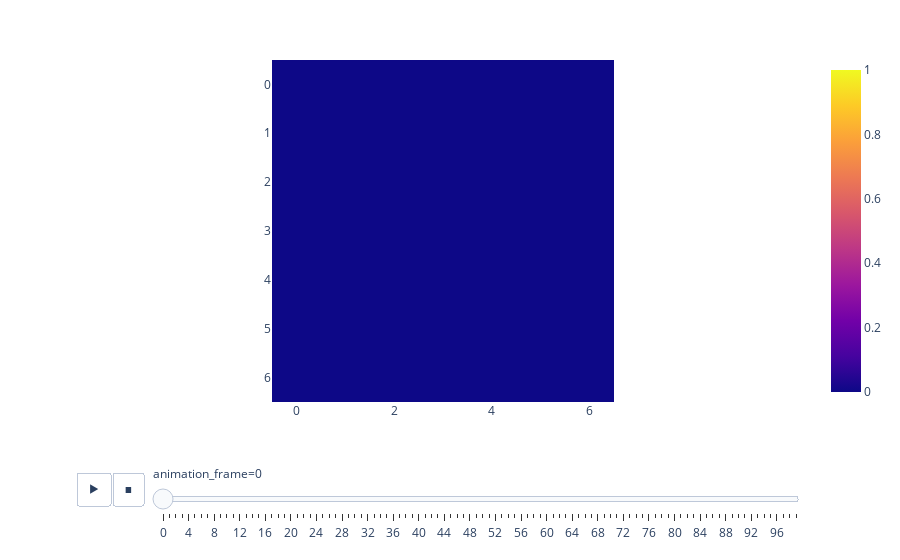

Notebook code cell kept with this figure:
### Code cell
import plotly.express as px 
s, a, r, d, rtg, timesteps, mask = trajectory_loader.get_batch(1)
fig = px.imshow(s[0, :, :, :, 0].transpose(-1,-2), animation_frame=0, range_color=[0, 1])
fig.show()

### Figure 1 — Plotly figure (JSON) as saved in the notebook; plotly's stock layout.template omitted (floating-point values rounded to 4 significant figures)
{"data": [{"coloraxis": "coloraxis", "hovertemplate": "x: %{x}<br>y: %{y}<br>color: %{z}<extra></extra>", "name": "0", "type": "heatmap", "xaxis": "x", "yaxis": "y", "z": [[0, 0, 0, 0, 0, 0, 0], [0, 0, 0, 0, 0, 0, 0], [0, 0, 0, 0, 0, 0, 0], [0, 0, 0, 0, 0, 0, 0], [0, 0, 0, 0, 0, 0, 0], [0, 0, 0, 0, 0, 0, 0], [0, 0, 0, 0, 0, 0, 0]]}], "layout": {"coloraxis": {"cmax": 1, "cmin": 0, "colorscale": [[0, "#0d0887"], [0.1111, "#46039f"], [0.2222, "#7201a8"], [0.3333, "#9c179e"], [0.4444, "#bd3786"], [0.5556, "#d8576b"], [0.6667, "#ed7953"], [0.7778, "#fb9f3a"], [0.8889, "#fdca26"], [1, "#f0f921"]]}, "margin": {"t": 60}, "sliders": [{"active": 0, "currentvalue": {"prefix": "animation_frame="}, "len": 0.9, "pad": {"b": 10, "t": 60}, "steps": [{"args": [["0"], {"frame": {"duration": 0, "redraw": true}, "fromcurrent": true, "mode": "immediate", "transition": {"duration": 0, "easing": "linear"}}], "label": "0", "method": "animate"}, {"args": [["1"], {"frame": {"duration": 0, "redraw": true}, "fromcurrent": true, "mode": "immediate", "transition": {"duration": 0, "easing": "linear"}}], "label": "1", "method": "animate"}, {"args": [["2"], {"frame": {"duration": 0, "redraw": true}, "fromcurrent": true, "mode": "immediate", "transition": {"duration": 0, "easing": "linear"}}], "label": "2", "method": "animate"}, {"args": [["3"], {"frame": {"duration": 0, "redraw": true}, "fromcurrent": true, "mode": "immediate", "transition": {"duration": 0, "easing": "linear"}}], "label": "3", "method": "animate"}, {"args": [["4"], {"frame": {"duration": 0, "redraw": true}, "fromcurrent": true, "mode": "immediate", "transition": {"duration": 0, "easing": "linear"}}], "label": "4", "method": "animate"}, {"args": [["5"], {"frame": {"duration": 0, "redraw": true}, "fromcurrent": true, "mode": "immediate", "transition": {"duration": 0, "easing": "linear"}}], "label": "5", "method": "animate"}, {"args": [["6"], {"frame": {"duration": 0, "redraw": true}, "fromcurrent": true, "mode": "immediate", "transition": {"duration": 0, "easing": "linear"}}], "label": "6", "method": "animate"}, {"args": [["7"], {"frame": {"duration": 0, "redraw": true}, "fromcurrent": true, "mode": "immediate", "transition": {"duration": 0, "easing": "linear"}}], "label": "7", "method": "animate"}, {"args": [["8"], {"frame": {"duration": 0, "redraw": true}, "fromcurrent": true, "mode": "immediate", "transition": {"duration": 0, "easing": "linear"}}], "label": "8", "method": "animate"}, {"args": [["9"], {"frame": {"duration": 0, "redraw": true}, "fromcurrent": true, "mode": "immediate", "transition": {"duration": 0, "easing": "linear"}}], "label": "9", "method": "animate"}, {"args": [["10"], {"frame": {"duration": 0, "redraw": true}, "fromcurrent": true, "mode": "immediate", "transition": {"duration": 0, "easing": "linear"}}], "label": "10", "method": "animate"}, {"args": [["11"], {"frame": {"duration": 0, "redraw": true}, "fromcurrent": true, "mode": "immediate", "transition": {"duration": 0, "easing": "linear"}}], "label": "11", "method": "animate"}, {"args": [["12"], {"frame": {"duration": 0, "redraw": true}, "fromcurrent": true, "mode": "immediate", "transition": {"duration": 0, "easing": "linear"}}], "label": "12", "method": "animate"}, {"args": [["13"], {"frame": {"duration": 0, "redraw": true}, "fromcurrent": true, "mode": "immediate", "transition": {"duration": 0, "easing": "linear"}}], "label": "13", "method": "animate"}, {"args": [["14"], {"frame": {"duration": 0, "redraw": true}, "fromcurrent": true, "mode": "immediate", "transition": {"duration": 0, "easing": "linear"}}], "label": "14", "method": "animate"}, {"args": [["15"], {"frame": {"duration": 0, "redraw": true}, "fromcurrent": true, "mode": "immediate", "transition": {"duration": 0, "easing": "linear"}}], "label": "15", "method": "animate"}, {"args": [["16"], {"frame": {"duration": 0, "redraw": true}, "fromcurrent": true, "mode": "immediate", "transition": {"duration": 0, "easing": "linear"}}], "label": "16", "method": "animate"}, {"args": [["17"], {"frame": {"duration": 0, "redraw": true}, "fromcurrent": true, "mode": "immediate", "transition": {"duration": 0, "easing": "linear"}}], "label": "17", "method": "animate"}, {"args": [["18"], {"frame": {"duration": 0, "redraw": true}, "fromcurrent": true, "mode": "immediate", "transition": {"duration": 0, "easing": "linear"}}], "label": "18", "method": "animate"}, {"args": [["19"], {"frame": {"duration": 0, "redraw": true}, "fromcurrent": true, "mode": "immediate", "transition": {"duration": 0, "easing": "linear"}}], "label": "19", "method": "animate"}, {"args": [["20"], {"frame": {"duration": 0, "redraw": true}, "fromcurrent": true, "mode": "immediate", "transition": {"duration": 0, "easing": "linear"}}], "label": "20", "method": "animate"}, {"args": [["21"], {"frame": {"duration": 0, "redraw": true}, "fromcurrent": true, "mode": "immediate", "transition": {"duration": 0, "easing": "linear"}}], "label": "21", "method": "animate"}, {"args": [["22"], {"frame": {"duration": 0, "redraw": true}, "fromcurrent": true, "mode": "immediate", "transition": {"duration": 0, "easing": "linear"}}], "label": "22", "method": "animate"}, {"args": [["23"], {"frame": {"duration": 0, "redraw": true}, "fromcurrent": true, "mode": "immediate", "transition": {"duration": 0, "easing": "linear"}}], "label": "23", "method": "animate"}, {"args": [["24"], {"frame": {"duration": 0, "redraw": true}, "fromcurrent": true, "mode": "immediate", "transition": {"duration": 0, "easing": "linear"}}], "label": "24", "method": "animate"}, {"args": [["25"], {"frame": {"duration": 0, "redraw": true}, "fromcurrent": true, "mode": "immediate", "transition": {"duration": 0, "easing": "linear"}}], "label": "25", "method": "animate"}, {"args": [["26"], {"frame": {"duration": 0, "redraw": true}, "fromcurrent": true, "mode": "immediate", "transition": {"duration": 0, "easing": "linear"}}], "label": "26", "method": "animate"}, {"args": [["27"], {"frame": {"duration": 0, "redraw": true}, "fromcurrent": true, "mode": "immediate", "transition": {"duration": 0, "easing": "linear"}}], "label": "27", "method": "animate"}, {"args": [["28"], {"frame": {"duration": 0, "redraw": true}, "fromcurrent": true, "mode": "immediate", "transition": {"duration": 0, "easing": "linear"}}], "label": "28", "method": "animate"}, {"args": [["29"], {"frame": {"duration": 0, "redraw": true}, "fromcurrent": true, "mode": "immediate", "transition": {"duration": 0, "easing": "linear"}}], "label": "29", "method": "animate"}, {"args": [["30"], {"frame": {"duration": 0, "redraw": true}, "fromcurrent": true, "mode": "immediate", "transition": {"duration": 0, "easing": "linear"}}], "label": "30", "method": "animate"}, {"args": [["31"], {"frame": {"duration": 0, "redraw": true}, "fromcurrent": true, "mode": "immediate", "transition": {"duration": 0, "easing": "linear"}}], "label": "31", "method": "animate"}, {"args": [["32"], {"frame": {"duration": 0, "redraw": true}, "fromcurrent": true, "mode": "immediate", "transition": {"duration": 0, "easing": "linear"}}], "label": "32", "method": "animate"}, {"args": [["33"], {"frame": {"duration": 0, "redraw": true}, "fromcurrent": true, "mode": "immediate", "transition": {"duration": 0, "easing": "linear"}}], "label": "33", "method": "animate"}, {"args": [["34"], {"frame": {"duration": 0, "redraw": true}, "fromcurrent": true, "mode": "immediate", "transition": {"duration": 0, "easing": "linear"}}], "label": "34", "method": "animate"}, {"args": [["35"], {"frame": {"duration": 0, "redraw": true}, "fromcurrent": true, "mode": "immediate", "transition": {"duration": 0, "easing": "linear"}}], "label": "35", "method": "animate"}, {"args": [["36"], {"frame": {"duration": 0, "redraw": true}, "fromcurrent": true, "mode": "immediate", "transition": {"duration": 0, "easing": "linear"}}], "label": "36", "method": "animate"}, {"args": [["37"], {"frame": {"duration": 0, "redraw": true}, "fromcurrent": true, "mode": "immediate", "transition": {"duration": 0, "easing": "linear"}}], "label": "37", "method": "animate"}, {"args": [["38"], {"frame": {"duration": 0, "redraw": true}, "fromcurrent": true, "mode": "immediate", "transition": {"duration": 0, "easing": "linear"}}], "label": "38", "method": "animate"}, {"args": [["39"], {"frame": {"duration": 0, "redraw": true}, "fromcurrent": true, "mode": "immediate", "transition": {"duration": 0, "easing": "linear"}}], "label": "39", "method": "animate"}, {"args": [["40"], {"frame": {"duration": 0, "redraw": true}, "fromcurrent": true, "mode": "immediate", "transition": {"duration": 0, "easing": "linear"}}], "label": "40", "method": "animate"}, {"args": [["41"], {"frame": {"duration": 0, "redraw": true}, "fromcurrent": true, "mode": "immediate", "transition": {"duration": 0, "easing": "linear"}}], "label": "41", "method": "animate"}, {"args": [["42"], {"frame": {"duration": 0, "redraw": true}, "fromcurrent": true, "mode": "immediate", "transition": {"duration": 0, "easing": "linear"}}], "label": "42", "method": "animate"}, {"args": [["43"], {"frame": {"duration": 0, "redraw": true}, "fromcurrent": true, "mode": "immediate", "transition": {"duration": 0, "easing": "linear"}}], "label": "43", "method": "animate"}, {"args": [["44"], {"frame": {"duration": 0, "redraw": true}, "fromcurrent": true, "mode": "immediate", "transition": {"duration": 0, "easing": "linear"}}], "label": "44", "method": "animate"}, {"args": [["45"], {"frame": {"duration": 0, "redraw": true}, "fromcurrent": true, "mode": "immediate", "transition": {"duration": 0, "easing": "linear"}}], "label": "45", "method": "animate"}, {"args": [["46"], {"frame": {"duration": 0, "redraw": true}, "fromcurrent": true, "mode": "immediate", "transition": {"duration": 0, "easing": "linear"}}], "label": "46", "method": "animate"}, {"args": [["47"], {"frame": {"duration": 0, "redraw": true}, "fromcurrent": true, "mode": "immediate", "transition": {"duration": 0, "easing": "linear"}}], "label": "47", "method": "animate"}, {"args": [["48"], {"frame": {"duration": 0, "redraw": true}, "fromcurrent": true, "mode": "immediate", "transition": {"duration": 0, "easing": "linear"}}], "label": "48", "method": "animate"}, {"args": [["49"], {"frame": {"duration": 0, "redraw": true}, "fromcurrent": true, "mode": "immediate", "transition": {"duration": 0, "easing": "linear"}}], "label": "49", "method": "animate"}, {"args": [["50"], {"frame": {"duration": 0, "redraw": true}, "fromcurrent": true, "mode": "immediate", "transition": {"duration": 0, "easing": "linear"}}], "label": "50", "method": "animate"}, {"args": [["51"], {"frame": {"duration": 0, "redraw": true}, "fromcurrent": true, "mode": "immediate", "transition": {"duration": 0, "easing": "linear"}}], "label": "51", "method": "animate"}, {"args": [["52"], {"frame": {"duration": 0, "redraw": true}, "fromcurrent": true, "mode": "immediate", "transition": {"duration": 0, "easing": "linear"}}], "label": "52", "method": "animate"}, {"args": [["53"], {"frame": {"duration": 0, "redraw": true}, "fromcurrent": true, "mode": "immediate", "transition": {"duration": 0, "easing": "linear"}}], "label": "53", "method": "animate"}, {"args": [["54"], {"frame": {"duration": 0, "redraw": true}, "fromcurrent": true, "mode": "immediate", "transition": {"duration": 0, "easing": "linear"}}], "label": "54", "method": "animate"}, {"args": [["55"], {"frame": {"duration": 0, "redraw": true}, "fromcurrent": true, "mode": "immediate", "transition": {"duration": 0, "easing": "linear"}}], "label": "55", "method": "animate"}, {"args": [["56"], {"frame": {"duration": 0, "redraw": true}, "fromcurrent": true, "mode": "immediate", "transition": {"duration": 0, "easing": "linear"}}], "label": "56", "method": "animate"}, {"args": [["57"], {"frame": {"duration": 0, "redraw": true}, "fromcurrent": true, "mode": "immediate", "transition": {"duration": 0, "easing": "linear"}}], "label": "57", "method": "animate"}, {"args": [["58"], {"frame": {"duration": 0, "redraw": true}, "fromcurrent": true, "mode": "immediate", "transition": {"duration": 0, "easing": "linear"}}], "label": "58", "method": "animate"}, {"args": [["59"], {"frame": {"duration": 0, "redraw": true}, "fromcurrent": true, "mode": "immediate", "transition": {"duration": 0, "easing": "linear"}}], "label": "59", "method": "animate"}, {"args": [["60"], {"frame": {"duration": 0, "redraw": true}, "fromcurrent": true, "mode": "immediate", "transition": {"duration": 0, "easing": "linear"}}], "label": "60", "method": "animate"}, {"args": [["61"], {"frame": {"duration": 0, "redraw": true}, "fromcurrent": true, "mode": "immediate", "transition": {"duration": 0, "easing": "linear"}}], "label": "61", "method": "animate"}, {"args": [["62"], {"frame": {"duration": 0, "redraw": true}, "fromcurrent": true, "mode": "immediate", "transition": {"duration": 0, "easing": "linear"}}], "label": "62", "method": "animate"}, {"args": [["63"], {"frame": {"duration": 0, "redraw": true}, "fromcurrent": true, "mode": "immediate", "transition": {"duration": 0, "easing": "linear"}}], "label": "63", "method": "animate"}, {"args": [["64"], {"frame": {"duration": 0, "redraw": true}, "fromcurrent": true, "mode": "immediate", "transition": {"duration": 0, "easing": "linear"}}], "label": "64", "method": "animate"}, {"args": [["65"], {"frame": {"duration": 0, "redraw": true}, "fromcurrent": true, "mode": "immediate", "transition": {"duration": 0, "easing": "linear"}}], "label": "65", "method": "animate"}, {"args": [["66"], {"frame": {"duration": 0, "redraw": true}, "fromcurrent": true, "mode": "immediate", "transition": {"duration": 0, "easing": "linear"}}], "label": "66", "method": "animate"}, {"args": [["67"], {"frame": {"duration": 0, "redraw": true}, "fromcurrent": true, "mode": "immediate", "transition": {"duration": 0, "easing": "linear"}}], "label": "67", "method": "animate"}, {"args": [["68"], {"frame": {"duration": 0, "redraw": true}, "fromcurrent": true, "mode": "immediate", "transition": {"duration": 0, "easing": "linear"}}], "label": "68", "method": "animate"}, {"args": [["69"], {"frame": {"duration": 0, "redraw": true}, "fromcurrent": true, "mode": "immediate", "transition": {"duration": 0, "easing": "linear"}}], "label": "69", "method": "animate"}, {"args": [["70"], {"frame": {"duration": 0, "redraw": true}, "fromcurrent": true, "mode": "immediate", "transition": {"duration": 0, "easing": "linear"}}], "label": "70", "method": "animate"}, {"args": [["71"], {"frame": {"duration": 0, "redraw": true}, "fromcurrent": true, "mode": "immediate", "transition": {"duration": 0, "easing": "linear"}}], "label": "71", "method": "animate"}, {"args": [["72"], {"frame": {"duration": 0, "redraw": true}, "fromcurrent": true, "mode": "immediate", "transition": {"duration": 0, "easing": "linear"}}], "label": "72", "method": "animate"}, {"args": [["73"], {"frame": {"duration": 0, "redraw": true}, "fromcurrent": true, "mode": "immediate", "transition": {"duration": 0, "easing": "linear"}}], "label": "73", "method": "animate"}, {"args": [["74"], {"frame": {"duration": 0, "redraw": true}, "fromcurrent": true, "mode": "immediate", "transition": {"duration": 0, "easing": "linear"}}], "label": "74", "method": "animate"}, {"args": [["75"], {"frame": {"duration": 0, "redraw": true}, "fromcurrent": true, "mode": "immediate", "transition": {"duration": 0, "easing": "linear"}}], "label": "75", "method": "animate"}, {"args": [["76"], {"frame": {"duration": 0, "redraw": true}, "fromcurrent": true, "mode": "immediate", "transition": {"duration": 0, "easing": "linear"}}], "label": "76", "method": "animate"}, {"args": [["77"], {"frame": {"duration": 0, "redraw": true}, "fromcurrent": true, "mode": "immediate", "transition": {"duration": 0, "easing": "linear"}}], "label": "77", "method": "animate"}, {"args": [["78"], {"frame": {"duration": 0, "redraw": true}, "fromcurrent": true, "mode": "immediate", "transition": {"duration": 0, "easing": "linear"}}], "label": "78", "method": "animate"}, {"args": [["79"], {"frame": {"duration": 0, "redraw": true}, "fromcurrent": true, "mode": "immediate", "transition": {"duration": 0, "easing": "linear"}}], "label": "79", "method": "animate"}, {"args": [["80"], {"frame": {"duration": 0, "redraw": true}, "fromcurrent": true, "mode": "immediate", "transition": {"duration": 0, "easing": "linear"}}], "label": "80", "method": "animate"}, {"args": [["81"], {"frame": {"duration": 0, "redraw": true}, "fromcurrent": true, "mode": "immediate", "transition": {"duration": 0, "easing": "linear"}}], "label": "81", "method": "animate"}, {"args": [["82"], {"frame": {"duration": 0, "redraw": true}, "fromcurrent": true, "mode": "immediate", "transition": {"duration": 0, "easing": "linear"}}], "label": "82", "method": "animate"}, {"args": [["83"], {"frame": {"duration": 0, "redraw": true}, "fromcurrent": true, "mode": "immediate", "transition": {"duration": 0, "easing": "linear"}}], "label": "83", "method": "animate"}, {"args": [["84"], {"frame": {"duration": 0, "redraw": true}, "fromcurrent": true, "mode": "immediate", "transition": {"duration": 0, "easing": "linear"}}], "label": "84", "method": "animate"}, {"args": [["85"], {"frame": {"duration": 0, "redraw": true}, "fromcurrent": true, "mode": "immediate", "transition": {"duration": 0, "easing": "linear"}}], "label": "85", "method": "animate"}, {"args": [["86"], {"frame": {"duration": 0, "redraw": true}, "fromcurrent": true, "mode": "immediate", "transition": {"duration": 0, "easing": "linear"}}], "label": "86", "method": "animate"}, {"args": [["87"], {"frame": {"duration": 0, "redraw": true}, "fromcurrent": true, "mode": "immediate", "transition": {"duration": 0, "easing": "linear"}}], "label": "87", "method": "animate"}, {"args": [["88"], {"frame": {"duration": 0, "redraw": true}, "fromcurrent": true, "mode": "immediate", "transition": {"duration": 0, "easing": "linear"}}], "label": "88", "method": "animate"}, {"args": [["89"], {"frame": {"duration": 0, "redraw": true}, "fromcurrent": true, "mode": "immediate", "transition": {"duration": 0, "easing": "linear"}}], "label": "89", "method": "animate"}, {"args": [["90"], {"frame": {"duration": 0, "redraw": true}, "fromcurrent": true, "mode": "immediate", "transition": {"duration": 0, "easing": "linear"}}], "label": "90", "method": "animate"}, {"args": [["91"], {"frame": {"duration": 0, "redraw": true}, "fromcurrent": true, "mode": "immediate", "transition": {"duration": 0, "easing": "linear"}}], "label": "91", "method": "animate"}, {"args": [["92"], {"frame": {"duration": 0, "redraw": true}, "fromcurrent": true, "mode": "immediate", "transition": {"duration": 0, "easing": "linear"}}], "label": "92", "method": "animate"}, {"args": [["93"], {"frame": {"duration": 0, "redraw": true}, "fromcurrent": true, "mode": "immediate", "transition": {"duration": 0, "easing": "linear"}}], "label": "93", "method": "animate"}, {"args": [["94"], {"frame": {"duration": 0, "redraw": true}, "fromcurrent": true, "mode": "immediate", "transition": {"duration": 0, "easing": "linear"}}], "label": "94", "method": "animate"}, {"args": [["95"], {"frame": {"duration": 0, "redraw": true}, "fromcurrent": true, "mode": "immediate", "transition": {"duration": 0, "easing": "linear"}}], "label": "95", "method": "animate"}, {"args": [["96"], {"frame": {"duration": 0, "redraw": true}, "fromcurrent": true, "mode": "immediate", "transition": {"duration": 0, "easing": "linear"}}], "label": "96", "method": "animate"}, {"args": [["97"], {"frame": {"duration": 0, "redraw": true}, "fromcurrent": true, "mode": "immediate", "transition": {"duration": 0, "easing": "linear"}}], "label": "97", "method": "animate"}, {"args": [["98"], {"frame": {"duration": 0, "redraw": true}, "fromcurrent": true, "mode": "immediate", "transition": {"duration": 0, "easing": "linear"}}], "label": "98", "method": "animate"}, {"args": [["99"], {"frame": {"duration": 0, "redraw": true}, "fromcurrent": true, "mode": "immediate", "transition": {"duration": 0, "easing": "linear"}}], "label": "99", "method": "animate"}], "x": 0.1, "xanchor": "left", "y": 0, "yanchor": "top"}], "updatemenus": [{"buttons": [{"args": [null, {"frame": {"duration": 500, "redraw": true}, "fromcurrent": true, "mode": "immediate", "transition": {"duration": 500, "easing": "linear"}}], "label": "&#9654;", "method": "animate"}, {"args": [[null], {"frame": {"duration": 0, "redraw": true}, "fromcurrent": true, "mode": "immediate", "transition": {"duration": 0, "easing": "linear"}}], "label": "&#9724;", "method": "animate"}], "direction": "left", "pad": {"r": 10, "t": 70}, "showactive": false, "type": "buttons", "x": 0.1, "xanchor": "right", "y": 0, "yanchor": "top"}], "xaxis": {"anchor": "y", "constrain": "domain", "domain": [0, 1], "scaleanchor": "y"}, "yaxis": {"anchor": "x", "autorange": "reversed", "constrain": "domain", "domain": [0, 1]}}}
